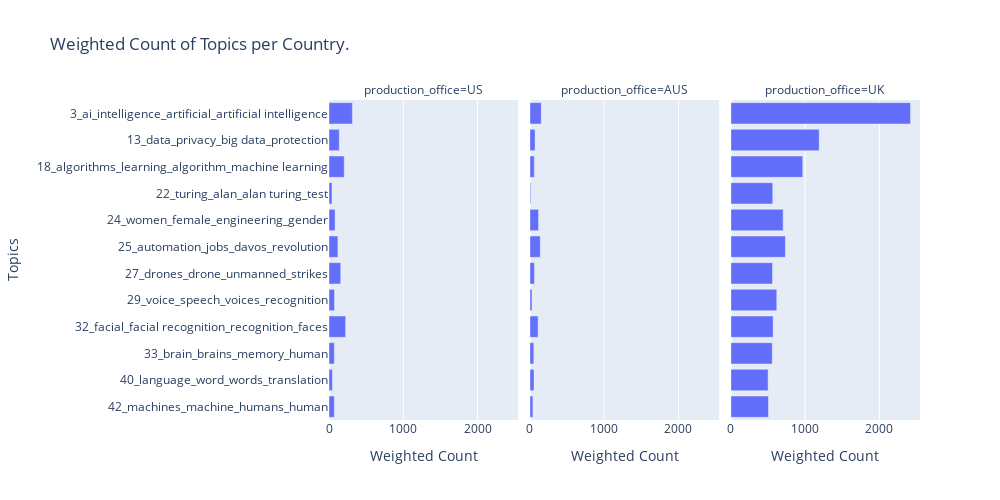

The code cell stored with this chart in its notebook:
### Code cell
import plotly.express as px
#Horizontal bar chart
fig = px.bar(average_topics_office, y="Name", x="weighted_count_topics", facet_col="production_office", facet_col_wrap=3,orientation='h', 
        #template="ggplot2",
        labels=dict(Name="Topics", weighted_count_topics="Weighted Count"),
                title="Weighted Count of Topics per Country.<br><sup> </sup><br><br>",
                height= 500, width=1000)
                #x=['0','10', '20', '30', '40', '50', '60','70'],
                #y=['0','10', '20', '30', '40', '50', '60','70'])
fig.write_image("outputs/Weighted_topics_country.png")
fig.show()

### Figure 1 — Plotly figure (JSON) as saved in the notebook; plotly's stock layout.template omitted (floating-point values rounded to 4 significant figures)
{"data": [{"alignmentgroup": "True", "hovertemplate": "production_office=US<br>Weighted Count=%{x}<br>Topics=%{y}<extra></extra>", "legendgroup": "", "marker": {"color": "#636efa", "pattern": {"shape": ""}}, "name": "", "offsetgroup": "", "orientation": "h", "showlegend": false, "textposition": "auto", "type": "bar", "x": [71, 46, 71, 224, 74, 158, 120, 82, 40, 205, 138, 315], "xaxis": "x", "y": ["42_machines_machine_humans_human", "40_language_word_words_translation", "33_brain_brains_memory_human", "32_facial_facial recognition_recognition_faces", "29_voice_speech_voices_recognition", "27_drones_drone_unmanned_strikes", "25_automation_jobs_davos_revolution", "24_women_female_engineering_gender", "22_turing_alan_alan turing_test", "18_algorithms_learning_algorithm_machine learning", "13_data_privacy_big data_protection", "3_ai_intelligence_artificial_artificial intelligence"], "yaxis": "y"}, {"alignmentgroup": "True", "hovertemplate": "production_office=AUS<br>Weighted Count=%{x}<br>Topics=%{y}<extra></extra>", "legendgroup": "", "marker": {"color": "#636efa", "pattern": {"shape": ""}}, "name": "", "offsetgroup": "", "orientation": "h", "showlegend": false, "textposition": "auto", "type": "bar", "x": [40, 55, 52, 110, 27, 61, 139, 116, 11, 59, 69, 152], "xaxis": "x2", "y": ["42_machines_machine_humans_human", "40_language_word_words_translation", "33_brain_brains_memory_human", "32_facial_facial recognition_recognition_faces", "29_voice_speech_voices_recognition", "27_drones_drone_unmanned_strikes", "25_automation_jobs_davos_revolution", "24_women_female_engineering_gender", "22_turing_alan_alan turing_test", "18_algorithms_learning_algorithm_machine learning", "13_data_privacy_big data_protection", "3_ai_intelligence_artificial_artificial intelligence"], "yaxis": "y2"}, {"alignmentgroup": "True", "hovertemplate": "production_office=UK<br>Weighted Count=%{x}<br>Topics=%{y}<extra></extra>", "legendgroup": "", "marker": {"color": "#636efa", "pattern": {"shape": ""}}, "name": "", "offsetgroup": "", "orientation": "h", "showlegend": false, "textposition": "auto", "type": "bar", "x": [506, 501, 557, 569, 618, 561, 734, 704, 564, 968, 1189, 2419], "xaxis": "x3", "y": ["42_machines_machine_humans_human", "40_language_word_words_translation", "33_brain_brains_memory_human", "32_facial_facial recognition_recognition_faces", "29_voice_speech_voices_recognition", "27_drones_drone_unmanned_strikes", "25_automation_jobs_davos_revolution", "24_women_female_engineering_gender", "22_turing_alan_alan turing_test", "18_algorithms_learning_algorithm_machine learning", "13_data_privacy_big data_protection", "3_ai_intelligence_artificial_artificial intelligence"], "yaxis": "y3"}], "layout": {"annotations": [{"font": {}, "showarrow": false, "text": "production_office=US", "x": 0.16, "xanchor": "center", "xref": "paper", "y": 1, "yanchor": "bottom", "yref": "paper"}, {"font": {}, "showarrow": false, "text": "production_office=AUS", "x": 0.5, "xanchor": "center", "xref": "paper", "y": 1, "yanchor": "bottom", "yref": "paper"}, {"font": {}, "showarrow": false, "text": "production_office=UK", "x": 0.84, "xanchor": "center", "xref": "paper", "y": 1, "yanchor": "bottom", "yref": "paper"}], "barmode": "relative", "height": 500, "legend": {"tracegroupgap": 0}, "title": {"text": "Weighted Count of Topics per Country.<br><sup> </sup><br><br>"}, "width": 1000, "xaxis": {"anchor": "y", "domain": [0, 0.32], "title": {"text": "Weighted Count"}}, "xaxis2": {"anchor": "y2", "domain": [0.34, 0.66], "matches": "x", "title": {"text": "Weighted Count"}}, "xaxis3": {"anchor": "y3", "domain": [0.68, 1.0], "matches": "x", "title": {"text": "Weighted Count"}}, "yaxis": {"anchor": "x", "domain": [0, 1], "title": {"text": "Topics"}}, "yaxis2": {"anchor": "x2", "domain": [0, 1], "matches": "y", "showticklabels": false}, "yaxis3": {"anchor": "x3", "domain": [0, 1], "matches": "y", "showticklabels": false}}}
